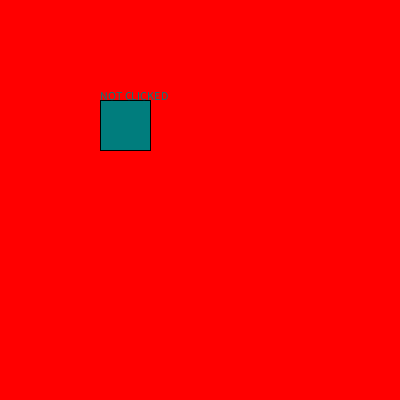
Frame 1 (no input)
Frame 60 (the mouse pressed at the canvas centre just before this capture): identical to frame 1, image omitted
Frame 120 (the mouse held since frame 60 and released just before this capture): identical to frame 1, image omitted

The Processing sketch that drew this single still picture (run headless with seeded random() and noise(); from frame 60 on, the mouse is pressed at the canvas centre):

// Processing sketch: CONTROL_FLOW
// ── CONTROL_FLOW.pde
// THIS IS NOW A GITHUB REPOSITORY
// I am now doing a comment!

// mode 0 is the start screen
// mode 1 is the about page
// mode 3 is the actual work itself
int mode = 1;
// 0 is false;
boolean buttonClicked = false;

void setup(){
  size(400,400);  
}

void draw(){

  if(mode == 1){
    background(255,0,0); 
  }
  else if(mode == 2){
    background(0,255,0);
  }
  else if(mode == 3){
    background(0,0,255);
  }
  
  if(mode == 1){
    if(buttonClicked){
      fill(125, 125, 0);
      rect(100, 100, 50, 50);
      text("CLICKED", 100, 100);
    }
    // buttonClicked is not true
    else{
      fill(0, 125, 125);
      rect(100, 100, 50, 50);
      text("NOT CLICKED", 100, 100);
    }
  }
  
  
  
}

void mousePressed(){
  if(mouseX > 100 && mouseX < 150 &&
    mouseY > 100 && mouseY < 150){
    
      buttonClicked = true;
  }
}

void keyPressed(){
  if(key == '1'){
    mode = 1;  
  }
  else if(key == '2'){
    mode = 2;
  }
  else if(key == '3'){
    mode = 3;
  }
}
